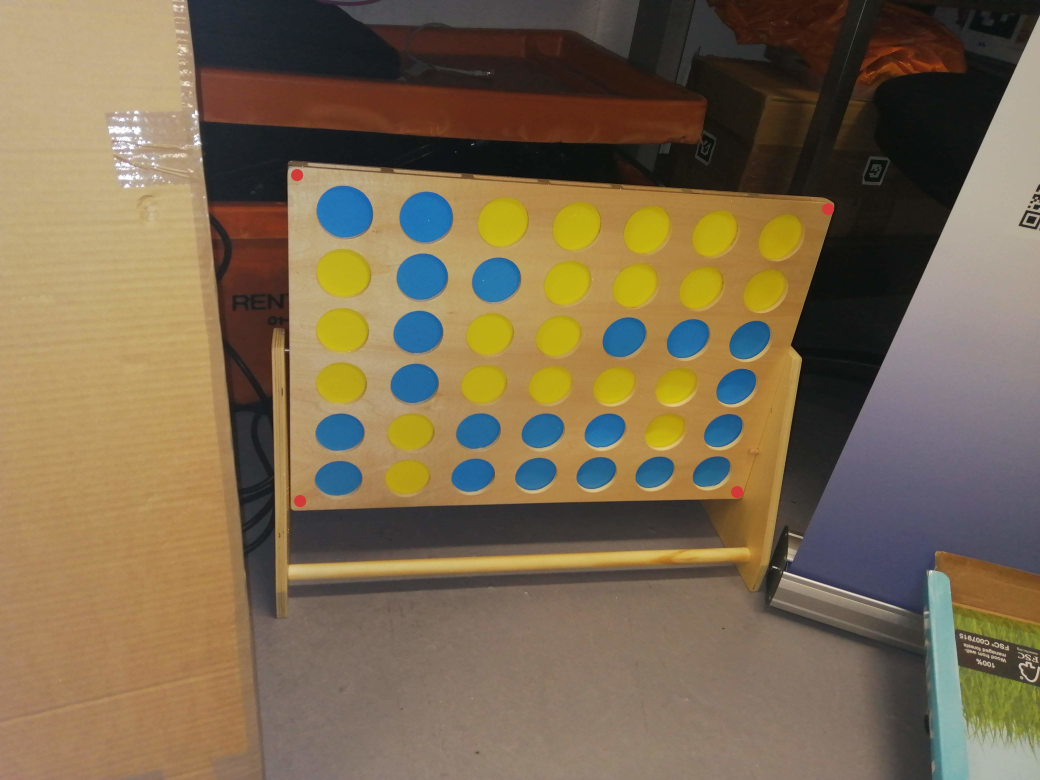
#> input picture OpenCvCode/Refference Images/WithRedDot/Grid1.jpg, 4160 x 3120 px, found by its file name (shown at 1/4 size)
$ python aida_edit.py
#> lines starting #> are read from the running program, lines starting #| are printed output that depends on the picture; after the words box and inside, x2 and y2 are one past the last pixel; in counts of white or black regions, pixels touching at a corner belong together
# -*- coding: utf-8 -*-
"""
Created on Mon Feb  3 22:19:24 2020

@author: aidam
"""
import numpy as np
import cv2
import matplotlib.pyplot as plt
def get_x_and_y_coord_from_contours(coordinates):
    '''Takes in a 3 by x matricie and removes the first column'''
    counter = -1
    coords = []
    for i in coordinates:
        counter += 1
        y_coord = coordinates[counter][0][1]
        x_coord = coordinates[counter][0][0]
        coords.append([x_coord, y_coord])
    return coords

def get_row_and_col(coordinates):
    '''Takes Pixel Cordinates and returns row and collumn'''
    counter = -1
    x = []
    y = []
    col_no = []
    row_no = []
    for i in coordinates:
        counter += 1
        y_coord = coordinates[counter][1]
        y.append(y_coord)
        x_coord = coordinates[counter][0]
        x.append(x_coord)
    for x_coord in x:
        if 50 < x_coord < 60:
            col = 0
        elif 150 < x_coord < 160:
            col = 1
        elif 245 < x_coord < 260:
            col = 2
        elif 330 < x_coord < 360:
            col = 3
        elif 440 < x_coord < 460:
            col = 4
        elif 540 < x_coord < 550:
            col = 5
        elif 630 < x_coord < 650:
            col = 6
        col_no.append(col)

    for y_coord in y:
        if 250 < y_coord < 260:
            row = 0
        elif 340 < y_coord < 360:
            row = 1
        elif 440 < y_coord < 460:
            row = 2
        elif 540 < y_coord < 560:
            row = 3
        elif 640 < y_coord < 660:
            row = 4
        elif 740 < y_coord < 760:
            row = 5
        row_no.append(row)

    new_lst = [list(x) for x in zip(row_no, col_no)]
    #print(new_lst)
    return  col_no, row_no, new_lst

def find_top_and_bottom_coord_of_each_col(col_no, row_no, new_lst, points):
    '''Function that finds the top and bottom disk coordinates of each column.
      Returns an array for each column with the coordinate of the  top and bottom disk'''
    col_1 = []
    col_2 = []
    col_3 = []
    col_4 = []
    col_5 = []
    col_6 = []

    for i in range(len(row_no)):
        #print(i)

        if new_lst[i][1] == 0 and new_lst[i][0] == 0:
            col_1.append(points[i])
            print('found top disk of column 1', new_lst[i], points[i])

        if new_lst[i][1] == 0 and new_lst[i][0] == 5:
            col_1.append(points[i])
            #print('found bottom disk of column 1', new_lst[i], points[i])

        if new_lst[i][1] == 1 and new_lst[i][0] == 0:
            col_2.append(points[i])

        if new_lst[i][1] == 1 and new_lst[i][0] == 5:
            col_2.append(points[i])

        if new_lst[i][1] == 2 and new_lst[i][0] == 0:
            col_3.append(points[i])

        if new_lst[i][1] == 2 and new_lst[i][0] == 5:
            col_3.append(points[i])

        if new_lst[i][1] == 3 and new_lst[i][0] == 0:
            col_4.append(points[i])

        if new_lst[i][1] == 3 and new_lst[i][0] == 5:
            col_4.append(points[i])

        if new_lst[i][1] == 4 and new_lst[i][0] == 0:
            col_5.append(points[i])

        if new_lst[i][1] == 4 and new_lst[i][0] == 5:
            col_5.append(points[i])

        if new_lst[i][1] == 5 and new_lst[i][0] == 0:
            col_6.append(points[i])

        if new_lst[i][1] == 5 and new_lst[i][0] == 5:
            col_6.append(points[i])
    print('FINISHED COORDS', 'col 1:', col_1, 'col 2:',col_2, 'col 3:',col_3, 'col 4:', col_4, 'col 5:',col_5, 'col 6:',col_6)
    return col_1, col_2, col_3, col_4, col_5, col_6


def ImageInlineShow(Image):
    '''
    A function to show the images in line instead of as sperate images designed for Jupyter Notepad.
    Sabotage me if you dont want anything being printed out.
    '''
    plt.imshow(cv2.cvtColor(Image, cv2.COLOR_BGR2RGB))
    plt.xticks([]), plt.yticks([])  # to hide tick values on X and Y axis
    plt.show()

def disks_to_array(board):
    '''this function takes in the positions of all the disks on the board and returns a numpy
    array with -1 for the bot disks and 1 for the player disks'''

    for x in np.nditer(board, op_flags=['readwrite']):
        if x[...] == 1:
            x[...] = -1
        if x[...] == 2:
            x[...] = 1
    return board

# [11 lines left out: function where_is_the_new_disk, not called in this run]

def ConvectionFunction(Image ,LowerBound , UpperBound):
    '''
    Takes in an Image , the lower bounds and the upper bounds and returns the contours for the image and the thresholds
    TODO add in Adaptive thresholding if needed
    '''
    hsv = cv2.cvtColor(Image, cv2.COLOR_BGR2HSV) # Convert to hsv

    LowerBound = np.array(LowerBound) # Remove if ALL of the code inputs a numpy array into the function
    UpperBound = np.array(UpperBound)

    mask = cv2.inRange(hsv , LowerBound , UpperBound) # Creates the mask
    contours , _ = cv2.findContours(mask , cv2.RETR_TREE , cv2.CHAIN_APPROX_SIMPLE) # Creates contours from the mask

    img2 = Image.copy()
    index = -1
    thickness = 10
    colour = (255 , 0 , 255)

    cv2.drawContours(img2,contours , index , colour , thickness)

    ImageInlineShow(img2)
    return contours, img2

def plot_centre_line(column, img):
    '''THIS FUNCTION IS NOT CURRENTLY WORKING BECAUSE THE IMAGE THAT IT NEEDS TO TAKE IN TO DRAW THE LINE
    IS NOT BEING OUTPUTTED/SAVED ANYWHERE YET. CURRENTLY WORKING ON FIXING THAT'''
    point_1 = tuple(column[0])
    print(point_1)
    point_2 = tuple(column[1])
    print(point_1)
    color = (0,0,255)
    cv2.line(img, point_1,point_2,color,5)
    cv2.imshow('image',img)
    cv2.waitKey(0)

def ContourInfo(contours ,minArea):

    '''
    Takes in a set of contours returns the cordinate for the centre of the the ones above a certain size
    TODO ADD TEST FOR IF IT IS A CIRCLE RATHER THAN JUST doing it by overal area
     '''
    output = []
    for c in contours:
        area = cv2.contourArea(c)
        if area > minArea:
            #print(area)
            M = cv2.moments(c)
            try:
                cX = int(M["m10"] / M["m00"])
                cY = int(M["m01"] / M["m00"])
                output.append([[cX ,cY],[area]])
            except ZeroDivisionError:
                pass
    return output

def list_connector(list1, list2):
    '''Function to merge lists of coordinates. Used to join yellow and blue disk coords'''
    output = list1+list2
    return output

def TransformTheImage(img,Extension):
    '''Takes the image and transforms it , extension if you want to see above the grid.  '''
    #Red Contours
    lower_red = np.array([0,110,139])
    upper_red = np.array([10,255,255])

    RedContours, __ = ConvectionFunction(img,lower_red , upper_red)
    Red_cordinates = ContourInfo(RedContours , 500)

    Squared = [x[0][0] * x[0][1] for x in Red_cordinates]

    Red_cordinates = [x[0] for _, x in sorted(zip(Squared,Red_cordinates), key=lambda pair: pair[0])] # like a cheaky zip for when the going gets rough.

    pts_dst = np.array([[0,Extension] , [0,600 + Extension] , [700,Extension] ,[700 , 600 + Extension]],np.float32)
    Red_cordinates = np.array(Red_cordinates,np.float32)

    h, _ = cv2.findHomography(Red_cordinates,pts_dst)
    SquareImage = cv2.warpPerspective(img, h,(700,600 + Extension))
    ImageInlineShow(SquareImage)

    return SquareImage

def ArrayfromCordinates(Cordinates1 , Cordinates2):
    output = np.zeros((6,7))
    for co in Cordinates1:
        y,x = co
        output[y][x] = 1
    for co in Cordinates2:
        y,x = co
        output[y][x] = 2
    return output


def GetPossitions(img ,Location = True):
#> called with Location = True
    if Location:
         img = cv2.imread(img)
#> img is the input picture: shape (3120, 4160, 3); mean B, G, R 80.4, 106.5, 123.7

    '''Takes In an Image Location and returns what the current layout of the parts is'''


    SquareImage = TransformTheImage(img,200)
#> in ConvectionFunction, `mask = cv2.inRange(hsv , LowerBound , UpperBound)`:
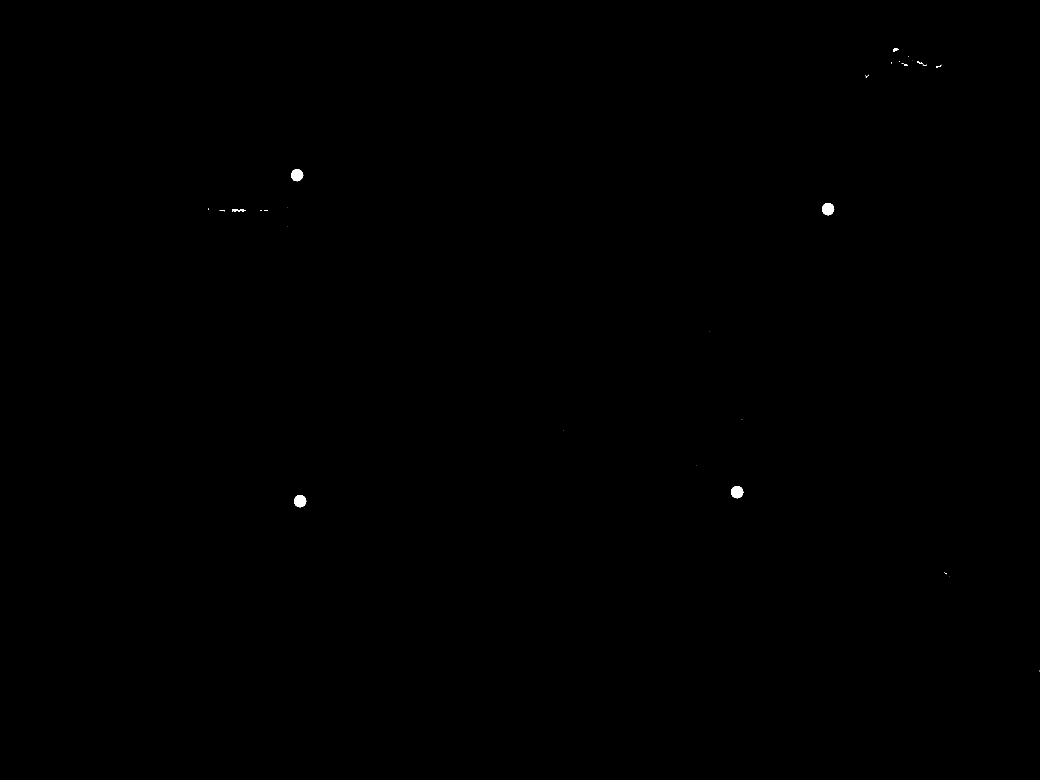
#> mask: shape (3120, 4160) (shown at 1/4 size); 0.06% white; 44 white regions (34 under 20 px)
#> in ConvectionFunction, `contours , _ = cv2.findContours(mask , cv2.RETR_TREE , cv2.CHAIN_APPRO..`: contours = 251 contours, 241 with area under 20; largest, box (x1, y1, x2, y2) and area: (1176, 1980, 1225, 2029) 1748, (2924, 1944, 2973, 1993) 1744, (3288, 812, 3337, 861) 1730, (1164, 676, 1213, 725) 1661, (928, 838, 984, 848) 220
#> in TransformTheImage, `RedContours, __ = ConvectionFunction(img,lower_red , upper_red)`: RedContours has the same summary as contours in ConvectionFunction
#> the loop in ContourInfo, `for c in contours:` made 251 passes
#> (area, cX, cY) on passes 6, 65, 133, 195: (1748, 1199, 2003), (1744.5, 2948, 1968), (1730, 3311, 835), (1661, 1187, 699)
#> after the loop in ContourInfo, `for c in contours:`: output = [[[1199, 2003], [1748]], [[2948, 1968], [1744.5]], [[3311, 835], [1730]], [[1187, 699], [1661]]]
#> in TransformTheImage, `Red_cordinates = ContourInfo(RedContours , 500)`: Red_cordinates has the same summary as output in ContourInfo
#> in TransformTheImage, `Squared = [x[0][0] * x[0][1] for x in Red_cordinates]`: Squared = [2401597, 5801664, 2764685, 829713]
#> in TransformTheImage, `Red_cordinates = [x[0] for _, x in sorted(zip(Squared,Red_cordinates),..`: Red_cordinates = [[1187, 699], [1199, 2003], [3311, 835], [2948, 1968]]
#> in TransformTheImage, `h, _ = cv2.findHomography(Red_cordinates,pts_dst)`: h = [[0.243, -0.00224, -287], [-0.0295, 0.289, 3.61], [-4.67e-05, -0.000129, 1]]
    #If the Extra space at the top starts causing problems.

    #The Blue mask
    lower_blue = np.array([90,130,80])
    upper_blue = np.array([115,255,255])

    blueContours, blue_img = ConvectionFunction(SquareImage,lower_blue , upper_blue)
#> in ConvectionFunction (call 2), `contours , _ = cv2.findContours(mask , cv2.RETR_TREE , cv2.CHAIN_APPRO..`: contours = 22 contours, 1 with area under 20; largest, box (x1, y1, x2, y2) and area: (24, 213, 90, 293) 4021, (123, 214, 188, 294) 3968, (124, 314, 188, 392) 3852, (124, 413, 188, 491) 3794, (23, 613, 89, 689) 3768
#> in ConvectionFunction (call 2), `cv2.drawContours(img2,contours , index , colour , thickness)`:
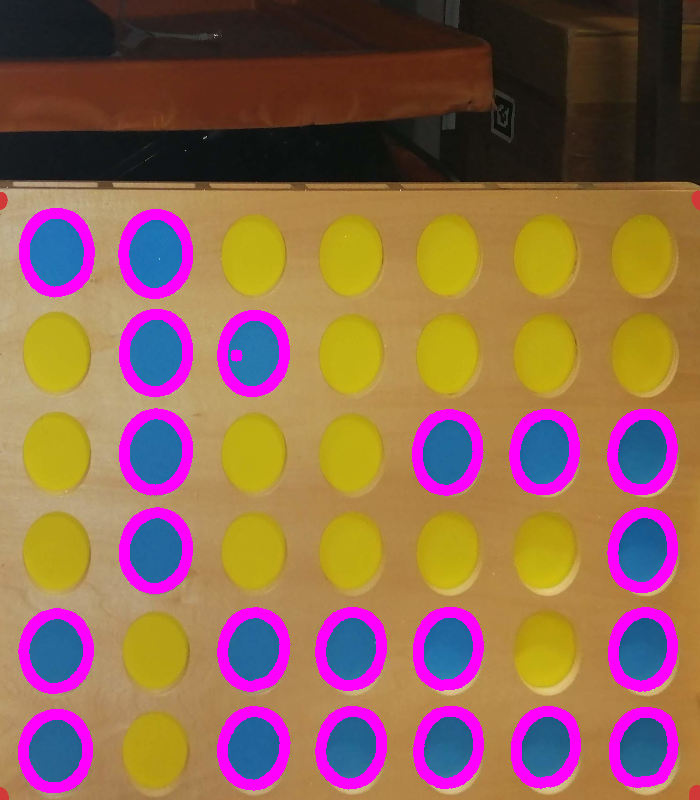
#> img2: shape (800, 700, 3); mean B, G, R 82.2, 102.8, 143.4
#> blueContours has the same summary as contours in ConvectionFunction
    blue_coordinates = ContourInfo(blueContours , 500)
#> the loop in ContourInfo (call 2), `for c in contours:` made 22 passes
#> (area, cX, cY) on passes 1 to 4: (3708.5, 55, 750), (3326, 643, 747), (3373, 545, 746), (3421.5, 448, 746)
#> blue_coordinates = 21 items

    #The Yellow Mask
    lower_yellow = np.array([20,204,150])
    upper_yellow = np.array([54,255,255])

    yellowContours, yellow_img = ConvectionFunction(SquareImage,lower_yellow, upper_yellow)
#> in ConvectionFunction (call 3), `mask = cv2.inRange(hsv , LowerBound , UpperBound)`:
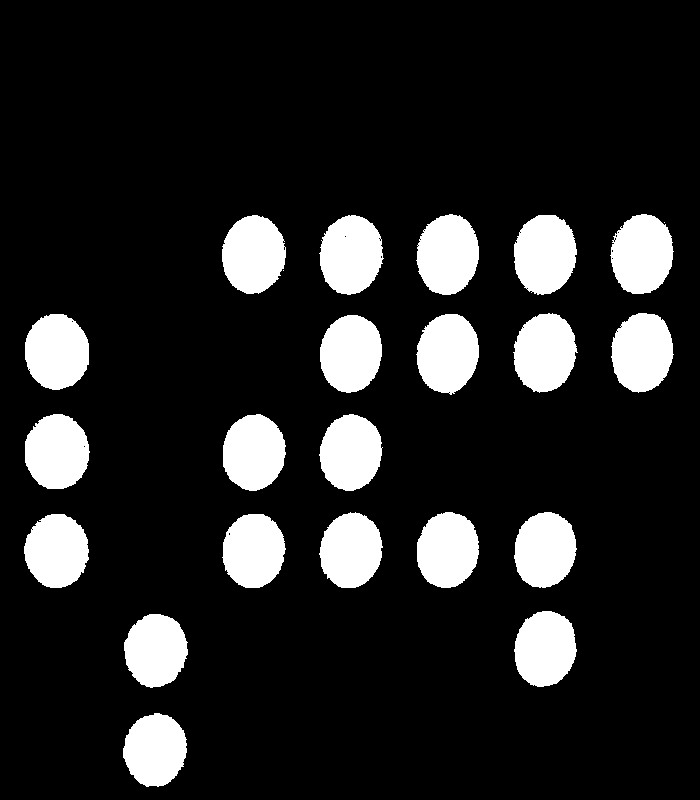
#> mask: shape (800, 700); 14.2% white; 23 white regions (2 under 20 px)
#> in ConvectionFunction (call 3), `contours , _ = cv2.findContours(mask , cv2.RETR_TREE , cv2.CHAIN_APPRO..`: contours = 48 contours, 27 with area under 20; largest, box (x1, y1, x2, y2) and area: (514, 215, 577, 295) 3844, (319, 215, 384, 295) 3830, (416, 214, 479, 295) 3829, (610, 214, 674, 294) 3810, (222, 215, 286, 294) 3802
#> yellowContours has the same summary as contours in ConvectionFunction
    yellow_coordinates = ContourInfo(yellowContours , 500)
#> yellow_coordinates = 21 items


#--------------------------------------------------------------------------------------------------------#

    #Joining the contour info output of the yellow and the blue disks
    coordinates = list_connector(blue_coordinates, yellow_coordinates)
#> in list_connector, `output = list1+list2`: output = 42 items
#> coordinates = 42 items
    #removing the area and keeping only the x and y centre coordinates
    points = get_x_and_y_coord_from_contours(coordinates)
#> the loop in get_x_and_y_coord_from_contours, `for i in coordinates:` made 42 passes
#> (i, y_coord, x_coord) on passes 1 to 4: ([[55, 750], [3708.5]], 750, 55), ([[643, 747], [3326]], 747, 643), ([[545, 746], [3373]], 746, 545), ([[448, 746], [3421.5]], 746, 448)
#> after the loop in get_x_and_y_coord_from_contours, `for i in coordinates:`: coords = 42 pairs, first value 55 to 643, second value 251 to 750; counter = 41
#> points has the same summary as coords in get_x_and_y_coord_from_contours
    print('points', points)
#> (printed output is left out)
    #converting pixles to rows list (x_), columns list(y_), and merging to list of coordinates in terms of
    #row and columns. Eg: [55, 750] is now [6, 1]
    x_, y_ , merged = get_row_and_col(points)
#> the loop in get_row_and_col, `for i in coordinates:` made 42 passes
#> (i, y_coord, x_coord) on passes 1 to 4: ([55, 750], 750, 55), ([643, 747], 747, 643), ([545, 746], 746, 545), ([448, 746], 746, 448)
#> after the loop in get_row_and_col, `for i in coordinates:`: x = 42 values, max 643 at index 1, min 55 at index 0, mean 349.5; y = 42 values, max 750 at index 0, min 251 at index 20, mean 500.3
#> the loop in get_row_and_col, `for x_coord in x:` made 42 passes
#> (x_coord, col) on passes 1 to 4: (55, 0), (643, 6), (545, 5), (448, 4)
#> after the loop in get_row_and_col, `for x_coord in x:`: col_no = 42 values, max 6 at index 1, min 0 at index 0, mean 3
#> the loop in get_row_and_col, `for y_coord in y:` made 42 passes
#> (y_coord, row) on passes 1 to 4: (750, 5), (747, 5), (746, 5), (746, 5)
#> after the loop in get_row_and_col, `for y_coord in y:`: row_no = 42 values, max 5 at index 0, min 0 at index 19, mean 2.5
#> in get_row_and_col, `new_lst = [list(x) for x in zip(row_no, col_no)]`: new_lst = 42 pairs, first value 0 to 5, second value 0 to 6
#> x_ has the same summary as col_no in get_row_and_col; y_ has the same summary as row_no in get_row_and_col; merged = 42 pairs, first value 0 to 5, second value 0 to 6
    print('merged', merged)
#> (printed output is left out)
    #function to find top and bottom position of disks in each column.
    column1, column2, column3, column4, column5, column6 = find_top_and_bottom_coord_of_each_col(x_, y_ , merged, points)
#> the loop in find_top_and_bottom_coord_of_each_col, `for i in range(len(row_no)):` made 42 passes
#| found top disk of column 1 [0, 0] [56, 251]
#> after the loop in find_top_and_bottom_coord_of_each_col, `for i in range(len(row_no)):`: col_1 = [[55, 750], [56, 251]]; col_2 = [[155, 253], [154, 749]]; col_3 = [[253, 747], [253, 254]]; col_4 = [[350, 746], [350, 254]]; col_5 = [[448, 746], [447, 254]]; col_6 = [[545, 746], [544, 253]]
#| FINISHED COORDS col 1: [[55, 750], [56, 251]] col 2: [[155, 253], [154, 749]] col 3: [[253, 747], [253, 254]] col 4: [[350, 746], [350, 254]] col 5: [[448, 746], [447, 254]] col 6: [[545, 746], [544, 253]]
#> column1 = [[55, 750], [56, 251]]; column2 = [[155, 253], [154, 749]]; column3 = [[253, 747], [253, 254]]; column4 = [[350, 746], [350, 254]]; column5 = [[448, 746], [447, 254]]; column6 = [[545, 746], [544, 253]]
    plot_centre_line(column1, yellow_img)
#> in plot_centre_line, `point_1 = tuple(column[0])`: point_1 = (55, 750)
#| (55, 750)
#> in plot_centre_line, `point_2 = tuple(column[1])`: point_2 = (56, 251)
#| (55, 750)
    ImageInlineShow(yellow_img)
#> in ImageInlineShow (call 5), `plt.show()`:
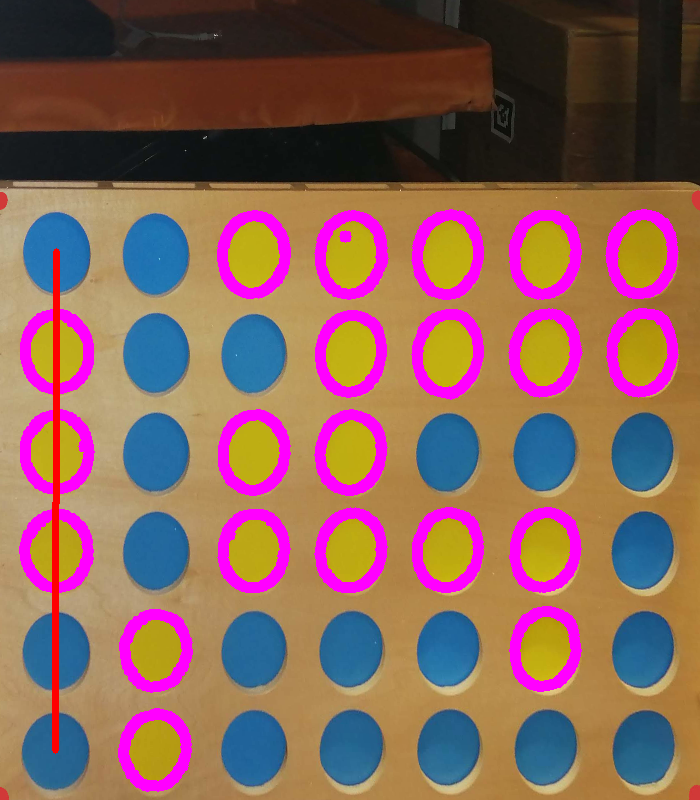
#> shown: shape (800, 700, 3); mean R, G, B 136.3, 98.4, 89.5


    __ , __ , mergedy = get_row_and_col(get_x_and_y_coord_from_contours(yellow_coordinates))
#> the loop in get_x_and_y_coord_from_contours (call 2), `for i in coordinates:` made 21 passes
#> (i, y_coord, x_coord) on passes 1 to 4: ([[154, 749], [3508]], 749, 154), ([[155, 649], [3512]], 649, 155), ([[544, 648], [3612.5]], 648, 544), ([[253, 550], [3582.5]], 550, 253)
#> the loop in get_row_and_col (call 2), `for i in coordinates:` made 21 passes
#> (i, y_coord, x_coord) on passes 1 to 4: ([154, 749], 749, 154), ([155, 649], 649, 155), ([544, 648], 648, 544), ([253, 550], 550, 253)
#> the loop in get_row_and_col (call 2), `for x_coord in x:` made 21 passes
#> x_coord on passes 1 to 4: 154, 155, 544, 253
#> the loop in get_row_and_col (call 2), `for y_coord in y:` made 21 passes
#> y_coord on passes 1 to 4: 749, 649, 648, 550
    __ , __ , mergedb = get_row_and_col(get_x_and_y_coord_from_contours(blue_coordinates))
    Board = ArrayfromCordinates(mergedb , mergedy)
#> the loop in ArrayfromCordinates, `for co in Cordinates1:` made 21 passes
#> co on passes 1 to 4: [5, 0], [5, 6], [5, 5], [5, 4]
#> the loop in ArrayfromCordinates, `for co in Cordinates2:` made 21 passes
#> co on passes 1 to 4: [5, 1], [4, 1], [4, 5], [3, 2]
    return disks_to_array(Board)
#> the loop in disks_to_array, `for x in np.nditer(board, op_flags=['readwrite']):` made 42 passes


# [6 lines left out: function SnapShotAndPossition, not called in this run]


GetPossitions('/Users/aidam/Desktop/Robotics Coursework/Images/WithRedDot/Grid1.jpg')


# =============================================================================
# TO DO:
# ROSNODE PUBLISHER AND SUBSCRIBER
# OUTPUT PROCESSED IMAGES
# FINISH LINE DRAWING FUNCTION
# CALL LINE DRAWING ON PROCESSED IMAGE
#
# FUNCTION TO CONVERT DISKS POSITIONS TO ARRAY OF 1S AND -1S - DONE
# SNAPSHOT CODE TO TAKE IMAGE1 AND IMAGE2 AT AN INTERVAL
# SUBTRACT BOARDS - DONE
# IF DIFFERENCE = 0 RETURN NO DISK PLACED
# ELSE, FIND AND RETURN COORD OF NEW DISK PLACED - DONE
#
# FROM FELIX CODE:
# IF OUTPUT IS THAT ROBOT HAS PLAYED AND NO NEW DISK DETECTED:
# CALL LAST MOTION PLAN AGAIN
# IF ROBOT HAS PLAYED AND NEW DISK DETECTED:
# FIND ROBOT COORD, DETECTED COORD.
# SUBTRACT THEM FROM EACH OTHER
# IF NOT 0
# SET ROBOT COORD TO DETCTED COORD
# CONTINUE GAME FROM THIS COORD
# =============================================================================
